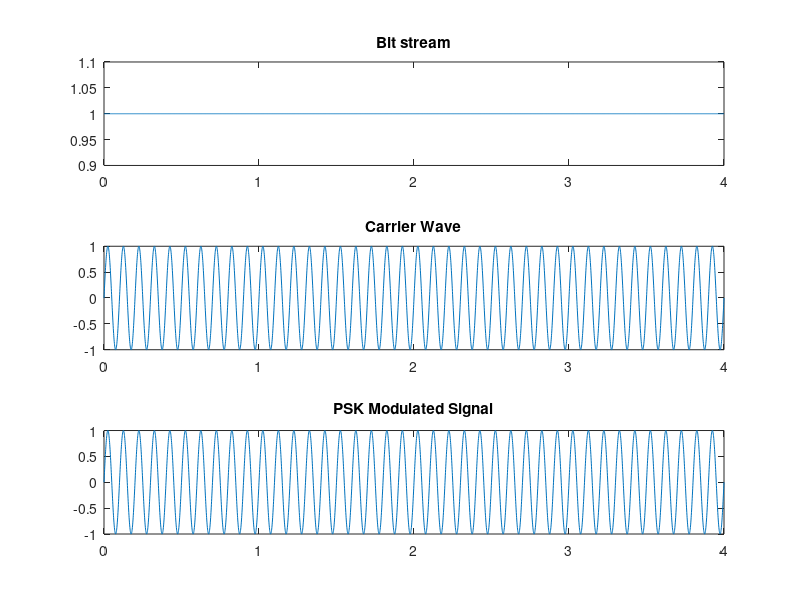
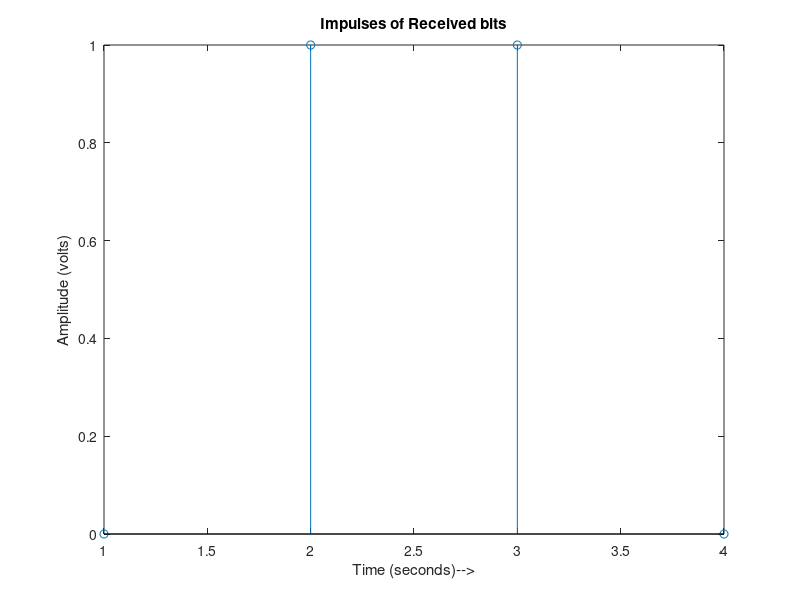

Recreate these plots in MATLAB, in order.
clc; 
clear all;
close all;  
Tb=input('Enter the Bit duration: ');  
t=0:0.001:4; 
x=square(2*pi*(1/(2*Tb))*t);  
c=sin(2*pi*10*t); 
p=x.*c;  
subplot(3,1,1); 
plot(t,x);
title('Bit stream'); 
subplot(3,1,2);
plot(t,c);
title('Carrier Wave'); 
subplot(3,1,3);
plot(t,p);
title('PSK Modulated Signal');   

% demodoutput = zeros(1,4);

y=[];
%We begin demodulation by multiplying the received signal again with 
%the carrier (basis function)
demodulated=p.*square(2*pi*(1/(2*Tb))*t);
%Here we perform the integration over time period T using trapz 
%Integrator is an important part of correlator receiver used here
for i=1:1000:4000
    disp('it entered')
 y=[y trapz(t(i:i+1000),demodulated(i:i+1000))]
 disp(y);
 
end
received = y>0;
figure;
stem(received)
title('Impulses of Received bits');
xlabel('Time (seconds)-->');
ylabel('Amplitude (volts)')


